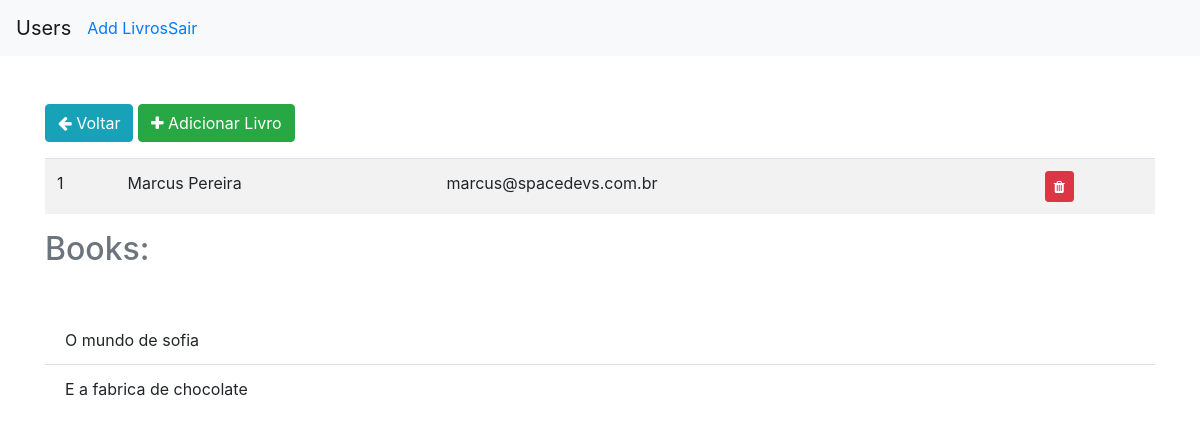
Screenshot of /user/1 (signed in) with the database file from the repository.
### app/models.py (models this page shows, shortened)
class User(db.Model, UserMixin):
    __tablename__ = "users"
    id = db.Column(db.Integer, primary_key=True)
    name = db.Column(db.String(84), nullable=False)
    email = db.Column(db.String(84), nullable=False, unique=True, index=True)
    password = db.Column(db.String(255), nullable=False)
    profile = db.relationship('Profile', backref='user', uselist=False)
    books = db.relationship("Book", secondary=books_in_users, lazy=True,
        backref='users'
    )

class Book(db.Model):
    __tablename__ = "books"
    id = db.Column(db.Integer, primary_key=True)
    name = db.Column(db.String(125), nullable=False)

### app/routes.py (the view)
    @app.route("/user/<int:id>")
    @login_required
    def unique(id):
        user = User.query.get(id)
        return render_template("user.html", user=user)

### app/models.py (called while the page is built)
@login_manager.user_loader
def current_user(user_id):
    return User.query.get(user_id)

### app/templates/user.html (shortened to what this page needs)
{% extends 'base.html' %}
{% block content %}
<div class="mt-5">
  <a href="{{ url_for('index') }}" class="btn btn-info">
    <i class="fa fa-arrow-left" aria-hidden="true"></i>
    Voltar
  </a>
  <a href="{{ url_for('user_add_book', id=user.id) }}" class="btn btn-success">
    <i class="fa fa-plus" aria-hidden="true"></i>
    Adicionar Livro
  </a>
  <table class="table table-striped mt-3">
    <tbody>
      <tr>
        <td>
          {{ user.id }}
        </td>
        <td>
          {{ user.name }}
        </td>
        <td>
          {{ user.email }}
        </td>
        <td>
        </td>
        <td>
          <a class="btn btn-danger btn-sm" href="{{ url_for('delete', id=user.id) }}">
            <i class="fa fa-trash" aria-hidden="true"></i>
          </a>
        </td>
      </tr>
    </tbody>
  </table>
  <h2 class="text-muted">Books:</h2>
  <ul class="list-group list-group-flush mt-5">
    {% for book in user.books %}
      <li class="list-group-item">
        {{ book.name }}
      </li>
    {% endfor %}
  </ul>
</div>
{% endblock %}

### rows the page displays
User: id "1", name "Marcus Pereira", email "marcus@spacedevs.com.br"
Book: name "O mundo de sofia"
Book: name "E a fabrica de chocolate"
